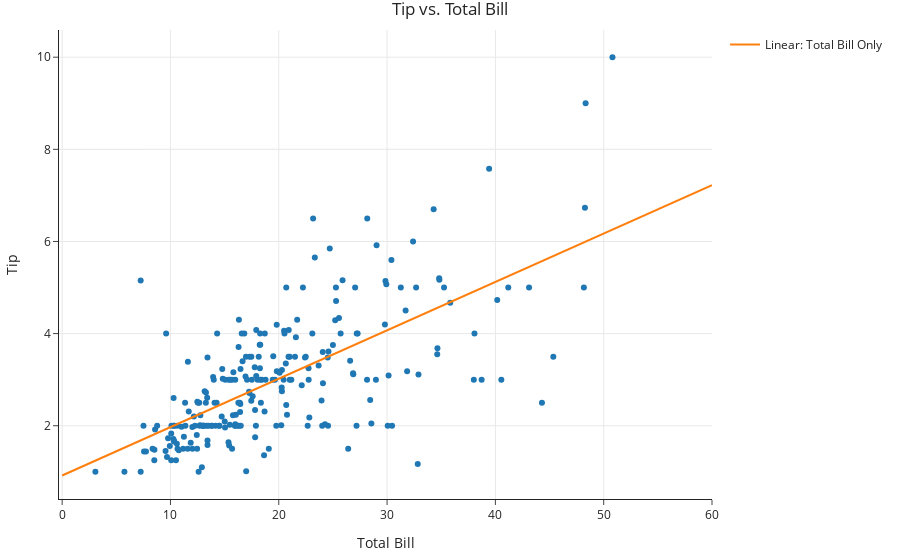

The code cell stored with this chart in its notebook:
### Markdown cell above
Let's visualize this model, along with our previous model.

### Code cell
line_pts = pd.DataFrame({ 'total_bill': [0, 60] })

fig = px.scatter(tips, x='total_bill', y='tip')
fig.add_trace(go.Scatter(
    x=line_pts['total_bill'],
    y=model.predict(line_pts),
    mode='lines',
    name='Linear: Total Bill Only'
))
fig.update_layout(title='Tip vs. Total Bill',
                  xaxis_title='Total Bill', yaxis_title='Tip')

### Figure 1 — Plotly figure (JSON) as saved in the notebook; plotly's stock layout.template omitted (floating-point values rounded to 4 significant figures; data arrays with more than 128 entries replaced by an {"elided": "..."} marker saying what was removed)
{"data": [{"hovertemplate": "total_bill=%{x}<br>tip=%{y}<extra></extra>", "legendgroup": "", "marker": {"color": "#1F77B4", "symbol": "circle"}, "mode": "markers", "name": "", "orientation": "v", "showlegend": false, "type": "scatter", "x": {"elided": "244 float values"}, "xaxis": "x", "y": {"elided": "244 float values"}, "yaxis": "y"}, {"mode": "lines", "name": "Linear: Total Bill Only", "type": "scatter", "x": [0, 60], "y": [0.9203, 7.222]}], "layout": {"legend": {"tracegroupgap": 0}, "title": {"text": "Tip vs. Total Bill"}, "xaxis": {"anchor": "y", "domain": [0, 1], "title": {"text": "Total Bill"}}, "yaxis": {"anchor": "x", "domain": [0, 1], "title": {"text": "Tip"}}}}
